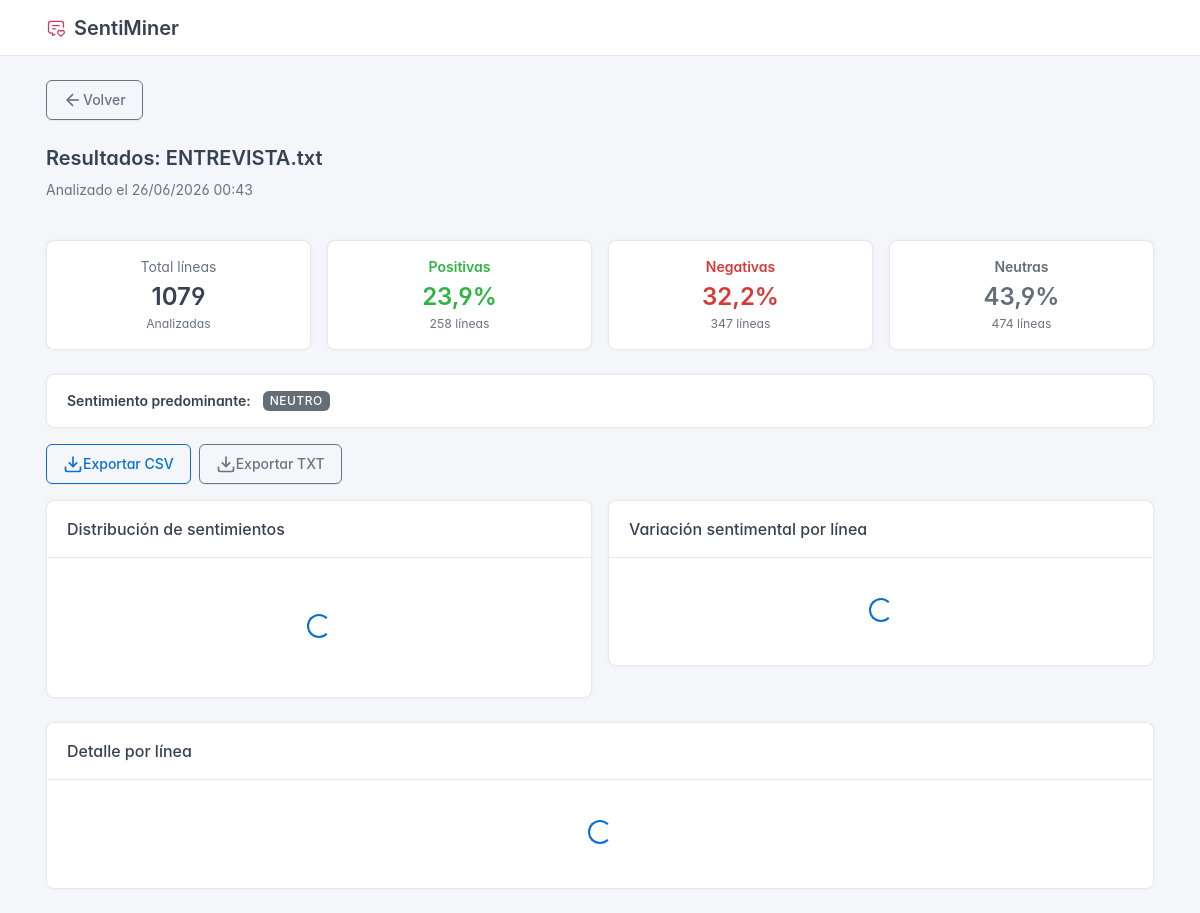
Screenshot of /resultados/1/ with the database file from the repository.
### sentiminer/models.py (models this page shows, shortened)
class ArchivoAnalisis(models.Model):
    nombre_original = models.CharField(max_length=255)
    contenido = models.TextField()
    fecha_subida = models.DateTimeField(auto_now_add=True)
    class Meta:
        verbose_name = "Archivo de Análisis"
        verbose_name_plural = "Archivos de Análisis"
        ordering = ['-fecha_subida']

class ResumenAnalisis(models.Model):
    archivo = models.OneToOneField(
        ArchivoAnalisis,
        on_delete=models.CASCADE,
        related_name='resumen'
    )
    total_lineas = models.IntegerField()
    positivas = models.IntegerField()
    negativas = models.IntegerField()
    neutras = models.IntegerField()
    porcentaje_positivo = models.FloatField()
    porcentaje_negativo = models.FloatField()
    porcentaje_neutro = models.FloatField()
    sentimiento_predominante = models.CharField(max_length=10)
    class Meta:
        verbose_name = "Resumen de Análisis"
        verbose_name_plural = "Resúmenes de Análisis"

### sentiminer/views.py (the view)
# urls.py: path('resultados/<int:archivo_id>/', views.resultados, name='resultados'),
def resultados(request, archivo_id):
    archivo = get_object_or_404(ArchivoAnalisis, pk=archivo_id)
    resumen = get_object_or_404(ResumenAnalisis, archivo=archivo)
    lineas = ResultadoLinea.objects.filter(archivo=archivo)
    return render(request, 'sentiminer/resultados.html', {
        'archivo': archivo,
        'resumen': resumen,
        'lineas': lineas,
    })

### sentiminer/templates/sentiminer/resultados.html
{% extends 'sentiminer/base.html' %}
{% block content %}
<div class="row mb-4">
    <div class="col-12">
        <a href="{% url 'inicio' %}" class="btn btn-outline-secondary">
            <svg xmlns="http://www.w3.org/2000/svg" width="20" height="20" viewBox="0 0 24 24" fill="none" stroke="currentColor" stroke-width="2">
                <line x1="19" y1="12" x2="5" y2="12"/>
                <polyline points="12 19 5 12 12 5"/>
            </svg>
            Volver
        </a>
    </div>
</div>
<div class="row mb-4">
    <div class="col-12">
        <h2>Resultados: {{ archivo.nombre_original }}</h2>
        <p class="text-secondary">Analizado el {{ archivo.fecha_subida|date:"d/m/Y H:i" }}</p>
    </div>
</div>
<div class="row g-3 mb-4">
    <div class="col-md-3 col-sm-6">
        <div class="card card-status">
            <div class="card-body text-center">
                <div class="text-secondary mb-1">Total líneas</div>
                <div class="h1 mb-0">{{ resumen.total_lineas }}</div>
                <small class="text-secondary">Analizadas</small>
            </div>
        </div>
    </div>
    <div class="col-md-3 col-sm-6">
        <div class="card card-status">
            <div class="card-body text-center">
                <div class="sentimiento-positivo mb-1">Positivas</div>
                <div class="h1 mb-0 sentimiento-positivo">
                    {{ resumen.porcentaje_positivo|floatformat:1 }}%
                </div>
                <small class="text-secondary">{{ resumen.positivas }} líneas</small>
            </div>
        </div>
    </div>
    <div class="col-md-3 col-sm-6">
        <div class="card card-status">
            <div class="card-body text-center">
                <div class="sentimiento-negativo mb-1">Negativas</div>
                <div class="h1 mb-0 sentimiento-negativo">
                    {{ resumen.porcentaje_negativo|floatformat:1 }}%
                </div>
                <small class="text-secondary">{{ resumen.negativas }} líneas</small>
            </div>
        </div>
    </div>
    <div class="col-md-3 col-sm-6">
        <div class="card card-status">
            <div class="card-body text-center">
                <div class="sentimiento-neutro mb-1">Neutras</div>
                <div class="h1 mb-0 sentimiento-neutro">
                    {{ resumen.porcentaje_neutro|floatformat:1 }}%
                </div>
                <small class="text-secondary">{{ resumen.neutras }} líneas</small>
            </div>
        </div>
    </div>
</div>
<div class="row mb-3">
    <div class="col-12">
        <div class="card">
            <div class="card-body">
                <strong>Sentimiento predominante:</strong>
                <span class="badge badge-{{ resumen.sentimiento_predominante }} ms-2">
                    {{ resumen.sentimiento_predominante|upper }}
                </span>
            </div>
        </div>
    </div>
</div>
<div class="row mb-3">
    <div class="col-12">
        <div class="btn-list">
            <a href="{% url 'exportar_csv' archivo.pk %}" class="btn btn-outline-primary">
                <svg xmlns="http://www.w3.org/2000/svg" width="20" height="20" viewBox="0 0 24 24" fill="none" stroke="currentColor" stroke-width="2">
                    <path d="M21 15v4a2 2 0 0 1-2 2H5a2 2 0 0 1-2-2v-4"/>
                    <polyline points="7 10 12 15 17 10"/>
                    <line x1="12" y1="15" x2="12" y2="3"/>
                </svg>
                Exportar CSV
            </a>
            <a href="{% url 'exportar_txt' archivo.pk %}" class="btn btn-outline-secondary">
                <svg xmlns="http://www.w3.org/2000/svg" width="20" height="20" viewBox="0 0 24 24" fill="none" stroke="currentColor" stroke-width="2">
                    <path d="M21 15v4a2 2 0 0 1-2 2H5a2 2 0 0 1-2-2v-4"/>
                    <polyline points="7 10 12 15 17 10"/>
                    <line x1="12" y1="15" x2="12" y2="3"/>
                </svg>
                Exportar TXT
            </a>
        </div>
    </div>
</div>
<div class="row g-3 mb-4">
    <div class="col-lg-6">
        <div class="card">
            <div class="card-header">
                <h3 class="card-title">Distribución de sentimientos</h3>
            </div>
            <div class="card-body mt-3 mb-3"
                hx-get="{% url 'grafico_sentimientos' archivo.pk %}"
                hx-trigger="load"
                hx-swap="innerHTML">
                <div class="text-center py-4">
                    <div class="spinner-border text-primary"></div>
                </div>
            </div>
        </div>
    </div>
    <div class="col-lg-6">
        <div class="card">
            <div class="card-header">
                <h3 class="card-title">Variación sentimental por línea</h3>
            </div>
            <div class="card-body"
                hx-get="{% url 'grafico_tendencia' archivo.pk %}"
                hx-trigger="load"
                hx-swap="innerHTML">
                <div class="text-center py-4">
                    <div class="spinner-border text-primary"></div>
                </div>
            </div>
        </div>
    </div>
</div>
<div class="row">
    <div class="col-12">
        <div class="card">
            <div class="card-header">
                <h3 class="card-title">Detalle por línea</h3>
            </div>
            <div class="card-body"
                hx-get="{% url 'tabla_resultados' archivo.pk %}"
                hx-trigger="load"
                hx-swap="innerHTML">
                <div class="text-center py-4">
                    <div class="spinner-border text-primary"></div>
                </div>
            </div>
        </div>
    </div>
</div>
{% endblock %}

### sentiminer/templates/sentiminer/base.html (style rules this page uses)
body { background: #f4f6fa; }
.sentimiento-positivo { color: #2fb344; font-weight: 600; }
.sentimiento-negativo { color: #d63939; font-weight: 600; }
.sentimiento-neutro { color: #656d77; font-weight: 600; }
.badge-neutro { background: #656d77; color: #fff; }
.card-status { transition: transform 0.2s; }

### rows the page displays
ArchivoAnalisis: nombre_original "ENTREVISTA.txt", fecha_subida "26/06/2026 00:43"
ResumenAnalisis: total_lineas "1079", porcentaje_positivo "23,9", positivas "258", porcentaje_negativo "32,2", negativas "347", porcentaje_neutro "43,9", neutras "474", sentimiento_predominante "NEUTRO"
